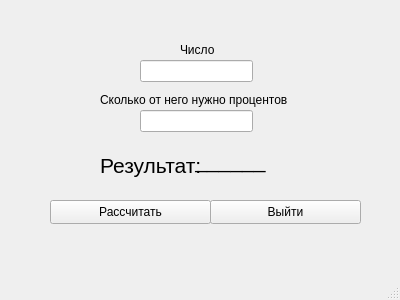
<?xml version="1.0" encoding="UTF-8"?>
<ui version="4.0">
 <class>MainWindow</class>
 <widget class="QMainWindow" name="MainWindow">
  <property name="geometry">
   <rect>
    <x>0</x>
    <y>0</y>
    <width>400</width>
    <height>300</height>
   </rect>
  </property>
  <property name="minimumSize">
   <size>
    <width>400</width>
    <height>300</height>
   </size>
  </property>
  <property name="maximumSize">
   <size>
    <width>400</width>
    <height>300</height>
   </size>
  </property>
  <property name="windowTitle">
   <string>Калькулятор процентов</string>
  </property>
  <property name="windowIcon">
   <iconset theme="accessories-calculator"/>
  </property>
  <widget class="QWidget" name="centralwidget">
   <widget class="QLabel" name="result">
    <property name="geometry">
     <rect>
      <x>180</x>
      <y>140</y>
      <width>101</width>
      <height>41</height>
     </rect>
    </property>
    <property name="toolTipDuration">
     <number>1</number>
    </property>
    <property name="layoutDirection">
     <enum>Qt::LeftToRight</enum>
    </property>
    <property name="text">
     <string>&lt;html&gt;&lt;head/&gt;&lt;body&gt;&lt;p&gt;&lt;span style=&quot; font-size:16pt;&quot;&gt;______&lt;/span&gt;&lt;/p&gt;&lt;/body&gt;&lt;/html&gt;</string>
    </property>
    <property name="textFormat">
     <enum>Qt::AutoText</enum>
    </property>
    <property name="alignment">
     <set>Qt::AlignCenter</set>
    </property>
   </widget>
   <widget class="QLabel" name="label">
    <property name="geometry">
     <rect>
      <x>100</x>
      <y>150</y>
      <width>101</width>
      <height>31</height>
     </rect>
    </property>
    <property name="text">
     <string>&lt;html&gt;&lt;head/&gt;&lt;body&gt;&lt;p&gt;&lt;span style=&quot; font-size:16pt;&quot;&gt;Результат:&lt;/span&gt;&lt;/p&gt;&lt;/body&gt;&lt;/html&gt;</string>
    </property>
   </widget>
   <widget class="QPushButton" name="pushButton">
    <property name="geometry">
     <rect>
      <x>50</x>
      <y>200</y>
      <width>161</width>
      <height>24</height>
     </rect>
    </property>
    <property name="text">
     <string>Рассчитать</string>
    </property>
   </widget>
   <widget class="QPushButton" name="pushButton_2">
    <property name="geometry">
     <rect>
      <x>210</x>
      <y>200</y>
      <width>151</width>
      <height>24</height>
     </rect>
    </property>
    <property name="text">
     <string>Выйти</string>
    </property>
   </widget>
   <widget class="QLineEdit" name="lineEdit">
    <property name="geometry">
     <rect>
      <x>140</x>
      <y>110</y>
      <width>113</width>
      <height>22</height>
     </rect>
    </property>
   </widget>
   <widget class="QLineEdit" name="lineEdit_2">
    <property name="geometry">
     <rect>
      <x>140</x>
      <y>60</y>
      <width>113</width>
      <height>22</height>
     </rect>
    </property>
   </widget>
   <widget class="QLabel" name="label_2">
    <property name="geometry">
     <rect>
      <x>180</x>
      <y>40</y>
      <width>49</width>
      <height>20</height>
     </rect>
    </property>
    <property name="text">
     <string>Число</string>
    </property>
   </widget>
   <widget class="QLabel" name="label_3">
    <property name="geometry">
     <rect>
      <x>100</x>
      <y>90</y>
      <width>191</width>
      <height>20</height>
     </rect>
    </property>
    <property name="text">
     <string>Сколько от него нужно процентов</string>
    </property>
   </widget>
  </widget>
  <widget class="QMenuBar" name="menubar">
   <property name="geometry">
    <rect>
     <x>0</x>
     <y>0</y>
     <width>400</width>
     <height>22</height>
    </rect>
   </property>
  </widget>
  <widget class="QStatusBar" name="statusbar"/>
 </widget>
 <resources/>
 <connections/>
</ui>
